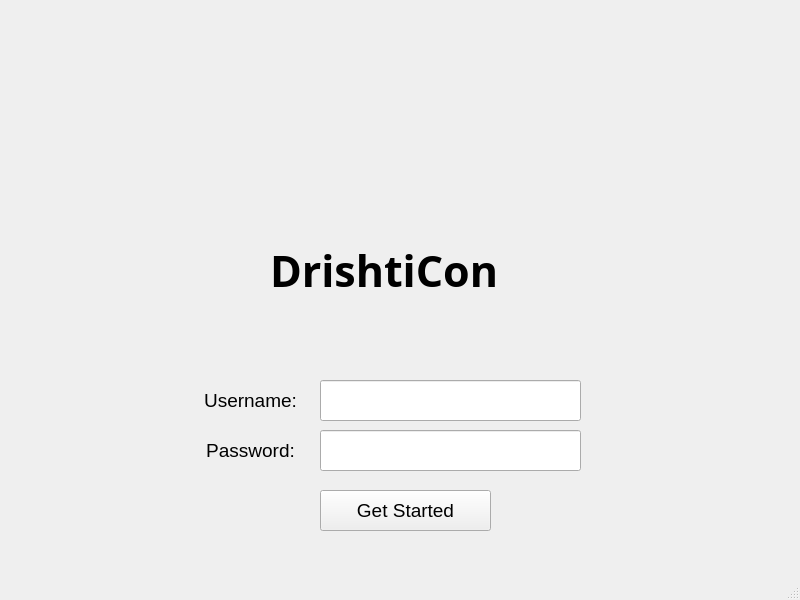
<?xml version="1.0" encoding="UTF-8"?>
<ui version="4.0">
 <class>HomeScreen</class>
 <widget class="QMainWindow" name="HomeScreen">
  <property name="windowModality">
   <enum>Qt::NonModal</enum>
  </property>
  <property name="geometry">
   <rect>
    <x>0</x>
    <y>0</y>
    <width>800</width>
    <height>600</height>
   </rect>
  </property>
  <property name="windowTitle">
   <string>DrishtiCon</string>
  </property>
  <property name="autoFillBackground">
   <bool>true</bool>
  </property>
  <widget class="QWidget" name="centralwidget">
   <widget class="QLabel" name="label">
    <property name="geometry">
     <rect>
      <x>140</x>
      <y>10</y>
      <width>541</width>
      <height>211</height>
     </rect>
    </property>
    <property name="text">
     <string/>
    </property>
    <property name="pixmap">
     <pixmap>assets/img/icon.png</pixmap>
    </property>
   </widget>
   <widget class="QLineEdit" name="username">
    <property name="geometry">
     <rect>
      <x>320</x>
      <y>380</y>
      <width>261</width>
      <height>41</height>
     </rect>
    </property>
    <property name="font">
     <font>
      <family>MS Sans Serif</family>
      <pointsize>14</pointsize>
     </font>
    </property>
    <property name="text">
     <string/>
    </property>
    <property name="echoMode">
     <enum>QLineEdit::Normal</enum>
    </property>
   </widget>
   <widget class="QLabel" name="label_2">
    <property name="geometry">
     <rect>
      <x>190</x>
      <y>380</y>
      <width>121</width>
      <height>41</height>
     </rect>
    </property>
    <property name="font">
     <font>
      <family>MS Sans Serif</family>
      <pointsize>14</pointsize>
     </font>
    </property>
    <property name="text">
     <string>Username:</string>
    </property>
    <property name="alignment">
     <set>Qt::AlignCenter</set>
    </property>
   </widget>
   <widget class="QLabel" name="label_3">
    <property name="geometry">
     <rect>
      <x>190</x>
      <y>430</y>
      <width>121</width>
      <height>41</height>
     </rect>
    </property>
    <property name="font">
     <font>
      <family>MS Sans Serif</family>
      <pointsize>14</pointsize>
     </font>
    </property>
    <property name="text">
     <string>Password:</string>
    </property>
    <property name="alignment">
     <set>Qt::AlignCenter</set>
    </property>
    <property name="wordWrap">
     <bool>false</bool>
    </property>
   </widget>
   <widget class="QLineEdit" name="password">
    <property name="geometry">
     <rect>
      <x>320</x>
      <y>430</y>
      <width>261</width>
      <height>41</height>
     </rect>
    </property>
    <property name="font">
     <font>
      <family>MS Sans Serif</family>
      <pointsize>14</pointsize>
     </font>
    </property>
    <property name="inputMethodHints">
     <set>Qt::ImhHiddenText|Qt::ImhNoAutoUppercase|Qt::ImhNoPredictiveText|Qt::ImhSensitiveData</set>
    </property>
    <property name="echoMode">
     <enum>QLineEdit::Password</enum>
    </property>
    <property name="alignment">
     <set>Qt::AlignLeading|Qt::AlignLeft|Qt::AlignVCenter</set>
    </property>
    <property name="placeholderText">
     <string notr="true"/>
    </property>
   </widget>
   <widget class="QPushButton" name="btnStart">
    <property name="geometry">
     <rect>
      <x>320</x>
      <y>490</y>
      <width>171</width>
      <height>41</height>
     </rect>
    </property>
    <property name="font">
     <font>
      <family>MS Sans Serif</family>
      <pointsize>14</pointsize>
     </font>
    </property>
    <property name="cursor">
     <cursorShape>PointingHandCursor</cursorShape>
    </property>
    <property name="text">
     <string>Get Started</string>
    </property>
   </widget>
   <widget class="QLabel" name="label_4">
    <property name="geometry">
     <rect>
      <x>270</x>
      <y>240</y>
      <width>281</width>
      <height>61</height>
     </rect>
    </property>
    <property name="font">
     <font>
      <family>Papyrus</family>
      <pointsize>32</pointsize>
      <weight>75</weight>
      <italic>false</italic>
      <bold>true</bold>
      <underline>false</underline>
      <strikeout>false</strikeout>
      <stylestrategy>PreferAntialias</stylestrategy>
     </font>
    </property>
    <property name="text">
     <string>DrishtiCon</string>
    </property>
   </widget>
  </widget>
  <widget class="QMenuBar" name="menubar">
   <property name="geometry">
    <rect>
     <x>0</x>
     <y>0</y>
     <width>800</width>
     <height>26</height>
    </rect>
   </property>
  </widget>
  <widget class="QStatusBar" name="statusbar"/>
 </widget>
 <resources/>
 <connections/>
</ui>
